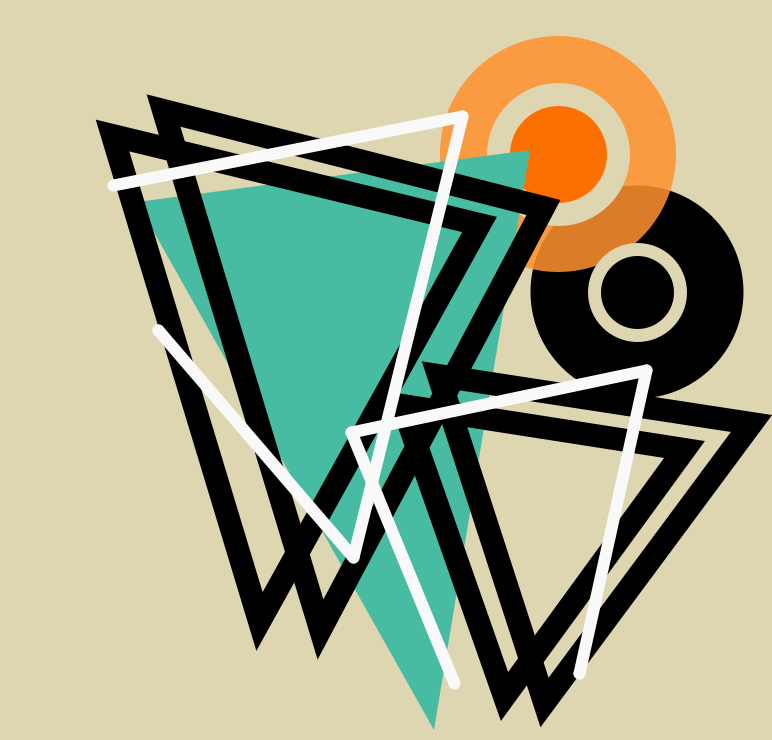
Frame 1 (no input)
Frame 60 (the mouse pressed at the canvas centre just before this capture): identical to frame 1, image omitted
Frame 120 (the mouse held since frame 60 and released just before this capture): identical to frame 1, image omitted

The Processing sketch that drew this single still picture (run headless with seeded random() and noise(); from frame 60 on, the mouse is pressed at the canvas centre):

// Processing sketch: Shapes_and_color_thie_likes_of_which_ive_never_seen
// ── Shapes_and_color_thie_likes_of_which_ive_never_seen.pde
//Etude pour 'Equation des Plans mouvants' , 1931–1932 made by František Kupka (Czech, 1871–1957)
void setup() {

  println("This is as close as possible I can make it to the oringal");
  size(772, 740);
}

// I need to label thing more  (;_;)
void draw() {


  background(221, 214, 177);
  //outer circle
  noStroke();
  fill(0);
  circle(637, 292, 213);


  fill(255, 144, 47, 219);
  circle(558, 154, 236);

  //inner circle
  strokeWeight(13);
  stroke(221, 214, 177);
  fill(0);
  circle(637, 292, 86);

  strokeWeight(23);
  fill(251, 112, 0, 337);
  circle(558, 154, 120);

  //triangle blue

  noStroke();
  fill(72, 188, 162);
  triangle(434, 730, 530, 150, 137, 202);

  //Emty Large Triangles

  noFill();
  stroke(0);
  triangle(543, 207, 320, 629, 163, 110);
  triangle(112, 135, 259, 621, 479, 224);
  //Empty Small Triangle
  triangle(751, 423, 544, 702, 438, 375);
  triangle(402, 405, 504, 696, 684, 449);
  //line work
  strokeWeight(12);
  stroke(249);
  //strokeCap();

  PVector X1 = new PVector (113, 185);
  PVector Y1 = new PVector (462, 116);
  PVector Z1 = new PVector(353, 557);
  PVector W1 = new PVector(158, 330);
  line(X1.x, X1.y, Y1.x, Y1.y);
  line(Y1.x, Y1.y, Z1.x, Z1.y);
  line(Z1.x, Z1.y, W1.x, W1.y);
  line(W1.x, W1.y, W1.x, W1.y);

  PVector q1 = new PVector (454, 683);
  PVector r1 = new PVector (351, 432);
  PVector s1 = new PVector(646, 370);
  PVector t1 = new PVector(579, 673);
  line(q1.x, q1.y, r1.x, r1.y);
  line(r1.x, r1.y, s1.x, s1.y);
  line(s1.x, s1.y, t1.x, t1.y);
  line(t1.x, t1.y, t1.x, t1.y);

if (frameCount == 1) {
    save("ShapingColor.png");
}

}
